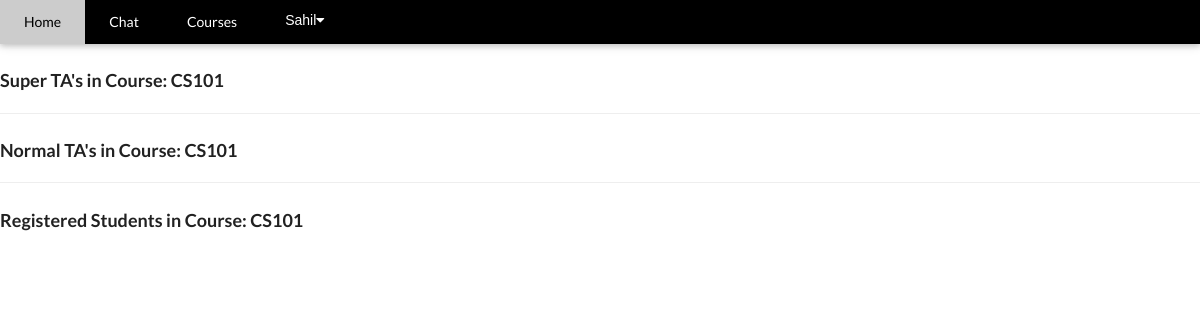
The page /1/course-view/registered-students/ (signed in) on the database as committed earlier.
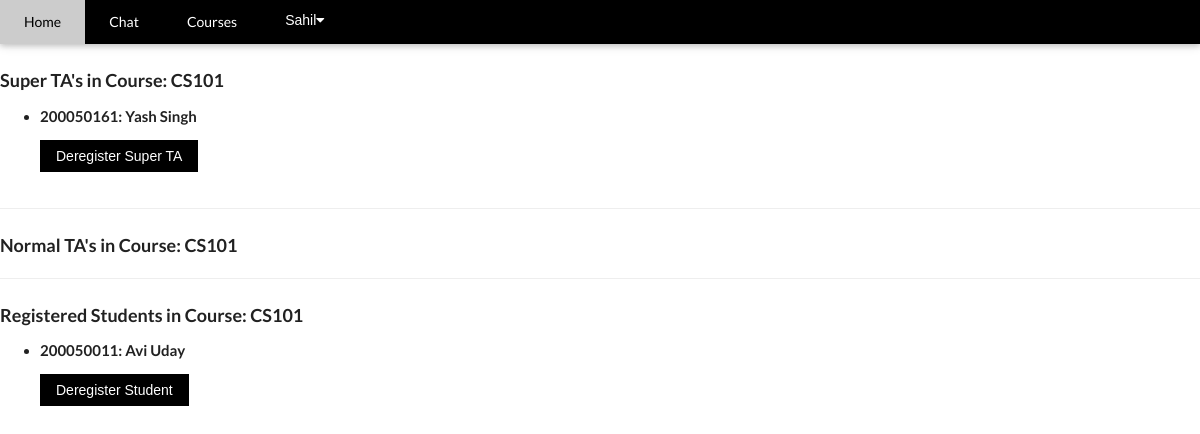
The same page on the database as committed later.
### core/models.py (models this page shows)
class Student(models.Model):
    course = models.ForeignKey(Course, on_delete=models.CASCADE)
    user = models.ForeignKey(User, on_delete=models.CASCADE)
    is_ta = models.BooleanField()
    is_super_ta = models.BooleanField()

### authentication/models.py (models this page shows, shortened)
class User(AbstractUser):
    username = None
    role = models.CharField(max_length=12, error_messages={
        'required': "Role must be provided"
    })
    email = models.EmailField(unique=True, blank=False,
                              error_messages={
                                  'unique': "A user with that email already exists.",
                              })
    roll_number = models.CharField(unique=True, blank=False,default=0, max_length=10)
    USERNAME_FIELD = "email"
    REQUIRED_FIELDS = []
    objects = UserManager()

### core/views.py (the view)
# urls.py: path('<int:id>/course-view/registered-students/', view_registered_students, name='registered-students'),
def view_registered_students(request, id):
    course = get_object_or_404(Course, id=id)
    student_list = Student.objects.filter(course=course)
    return render(request, "core/instructor/registered_students.html", {'course': course, 'student_list': student_list})

### templates/core/instructor/registered_students.html (shortened to what this page needs)
{% extends 'base.html' %}
{% load static %}
{% block content %}
            <h3> Super TA's in Course: {{course.course_name}}</h3>
            {% if request.user.is_authenticated and request.user.role == 'instructor' %}
            <ul >
                {% for foo in student_list %}
                {% if foo.is_ta == 1 and foo.is_super_ta == 1 %}
                     <li><h4>{{foo.user.roll_number }}: {{ foo.user.first_name}} {{foo.user.last_name }} </h4>
                    <a href="deregister_student/{{foo.id}}"><button class="w3-button w3-black w3-margin-bottom" onclick="document.getElementById('ticketModal').style.display='block'">Deregister Super TA</button></a>
                {% endif %}
                {% endfor %}
            </ul>
            {% endif %}
            <hr>
            <h3> Normal TA's in Course: {{course.course_name}}</h3>
            <hr>
            <h3> Registered Students in Course: {{course.course_name}}</h3>
            {% if request.user.is_authenticated and request.user.role == 'instructor' %}
            <ul>
                {% for foo in student_list %}
                {% if foo.is_ta == 0 %}
                     <li><h4>{{foo.user.roll_number }}: {{ foo.user.first_name}} {{foo.user.last_name }} </h4>
                    <a href="deregister_student/{{foo.id}}"><button class="w3-button w3-black w3-margin-bottom" onclick="document.getElementById('ticketModal').style.display='block'">Deregister Student</button></a>
                {% endif %}
                {% endfor %}
            </ul>
            {% endif %}
{% endblock %}

Rows that differ between the two databases and show on the page:
added Student: user.roll_number "200050161", user.first_name "Yash", user.last_name "Singh", shown under "Super TA's in Course: CS101"
added Student: user.roll_number "200050011", user.first_name "Avi", user.last_name "Uday", shown under "Registered Students in Course: CS101"
